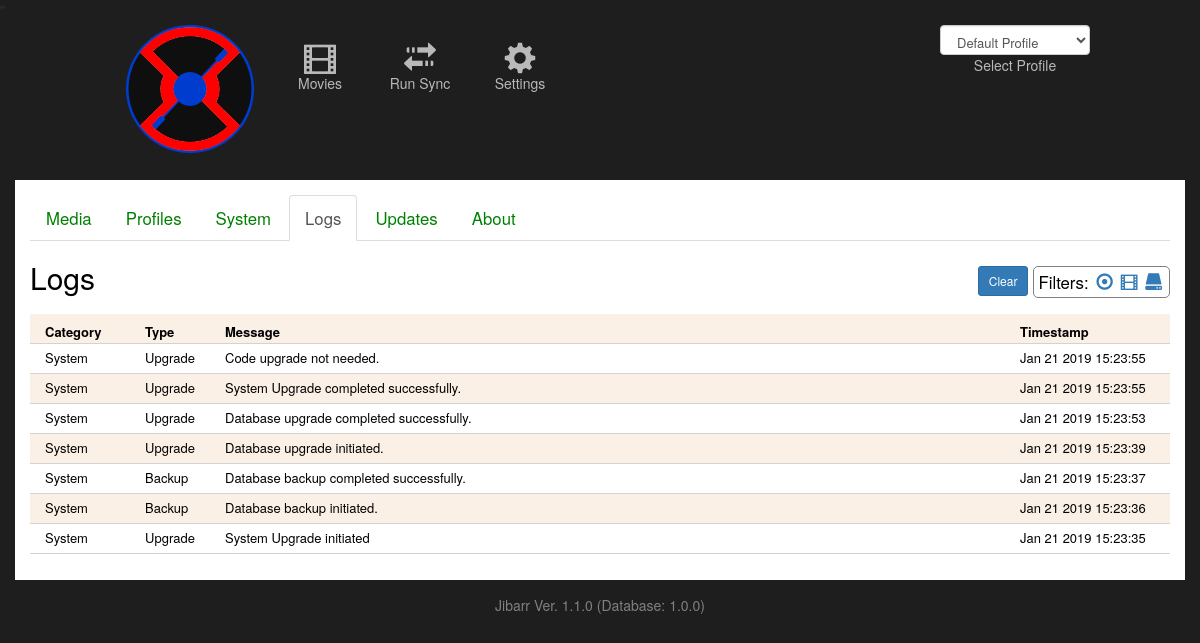
/jibarr/logs/, run on an earlier commit of the app's database.
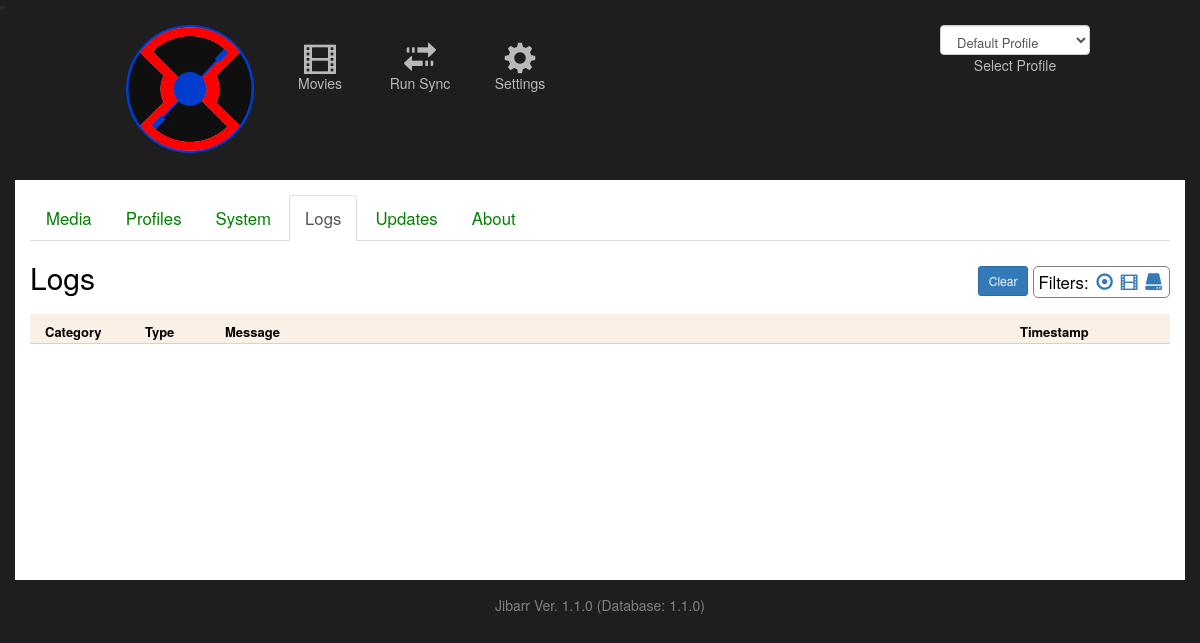
And on a later commit of the database.
### jibarr/models/logs.py (models this page shows)
class Logs(models.Model):
    id = models.AutoField(auto_created=True, primary_key=True, serialize=False, verbose_name='ID')
    log_type = models.CharField(max_length=25)
    log_message = models.CharField(max_length=2000)
    log_datetime = models.CharField(max_length=200)
    log_category = models.CharField(max_length=25)
    objects = models.Manager()
    class Meta:
        db_table = 'Jibarr_logs'

### jibarr/models/sitesettings.py (models this page shows, shortened)
class SiteSettings(models.Model):
    id = models.IntegerField(db_column='Id', auto_created=True, primary_key=True, serialize=False, verbose_name='ID')
    radarr_enabled = models.IntegerField(db_column='RADARR_Enabled', null=False)
    radarr_path =  models.TextField(db_column='RADARR_Path')
    radarr_apikey = models.TextField(db_column='RADARR_APIKey')
    radarr_last_sync = models.TextField(db_column='RADARR_Last_Sync')
    sonarr_enabled = models.IntegerField(db_column='SONARR_Enabled', null=False)
    sonarr_path =  models.TextField(db_column='SONARR_Path')
    sonarr_apikey = models.TextField(db_column='SONARR_APIKey')
    sonarr_last_sync = models.TextField(db_column='SONARR_Last_Sync')
    lidarr_enabled = models.IntegerField(db_column='LIDARR_Enabled', null=False)
    lidarr_path =  models.TextField(db_column='LIDARR_Path')
    lidarr_apikey = models.TextField(db_column='LIDARR_APIKey')
    lidarr_last_sync = models.TextField(db_column='LIDARR_Last_Sync')
    jibarr_version = models.TextField(db_column='Jibarr_Version')
    scheduler_enabled = models.IntegerField(db_column='Scheduler_Enabled')
    upgrades_enabled = models.IntegerField(db_column="Upgrades_Enabled")
    code_version = settings.CODE_VERSION
    objects = models.Manager()
    def checkVersion():
        sett = SiteSettings.objects.all()[:1].get()
        if sett.upgrades_enabled:
            "This does a version check against GitHub and the local system."
            newVersion = False
            CACHE_KEY_NEWVERSION = 'NEWVERSION'
            if cache.get(CACHE_KEY_NEWVERSION):
                newVersion = cache.get(CACHE_KEY_NEWVERSION)
            else:
                jcv = sett.code_version
                jdv = sett.jibarr_version
                try:
                    resp = urllib.request.urlopen('https://github.com/ExtensiveJS/Jibarr/wiki/Current-Versions')
                    html = resp.read()
                    htmlstr = html.decode('utf8')
                    htmlSplit = htmlstr.split("\n")
                    for line in htmlSplit:
                        if line.find('Jibarr_Code') > -1:
                            jcv = line.replace("<p>","").replace("Jibarr_Code: ", "").replace("<br>","")
                        if line.find('Jibarr_Database') > -1:
                            jdv = line.replace("</p>","").replace("Jibarr_Database: ", "").replace("<br>","")
                    resp.close()
                except:
                    pass
                if(jcv != sett.code_version):
                    newVersion = True
                if(jdv != sett.jibarr_version):
                    newVersion = True
                cache.set(CACHE_KEY_NEWVERSION,newVersion)
        else:
            newVersion = False
        return newVersion
    class Meta:
        managed = False
        db_table = 'Jibarr_settings'

### jibarr/views/logs.py (the view)
def logs(request):
    prof_id = 1
    try:
        prof_id = request.session["prof_id"]
    except KeyError:
        pass
    filterCriteria = "all"
    try:
        if(request.GET.get("filter")):
            if(request.GET.get("filter") == "Media"):
                filterCriteria = "Radarr"
            else:
                filterCriteria = request.GET.get("filter")
    except KeyError:
        pass
    system_settings = SiteSettings.objects.all()[:1].get()
    system_settings.newVersion = SiteSettings.checkVersion()
    prof_list = Profile.objects.all()
    if(filterCriteria=='all'):
        log_list = Logs.objects.all().order_by('-log_datetime')
    else:
        log_list = Logs.objects.all().order_by('-log_datetime').filter(log_category = filterCriteria)
    context = {
        'system_settings': system_settings,
        'log_list': log_list,
        'prof_list': prof_list,
        'prof_id': prof_id
    }
    template = loader.get_template("jibarr/logs.html")
    return HttpResponse(template.render(context, request))

### jibarr/templates/jibarr/logs.html (shortened to what this page needs)
{% extends "./base.html" %}
{% load static %}
{% block content %}
<div class='CONTAINER' style="font-size:larger;padding-bottom:20px;">
    <ul class="nav nav-tabs" style="margin-top:10px;">
        <li><a href="/jibarr/sitesettings">Media</a></li>
        <li><a href="/jibarr/profiles">Profiles</a></li>
        <li><a href="/jibarr/systemsettings">System</a></li>
        <li class="active"><a href="/jibarr/logs">Logs</a></li>
        <li><a href="/jibarr/updates">Updates</a></li>
        <li><a href="/jibarr/about">About</a></li>
    </ul>
    <div style="padding-bottom:10px;">
        <div style="float:right;">
            <div id="divFilters" style="margin-top:5px;float:right;border-radius:5px;border:1px solid grey;padding:3px 4px 3px 4px;">
                Filters:
                <a href="?filter=all"><i style="padding-left:3px;padding-right:3px;cursor:pointer;" class='glyphicon glyphicon-record' title='Show All' ></i></a>
                <a href="?filter=Media"><i style="padding-right:3px;cursor:pointer;" class='glyphicon glyphicon-film' title='Show Media Only'></i></a>
                <a href="?filter=System"><i style="padding-right:3px;cursor:pointer;" class='glyphicon glyphicon-hdd' title='Show System Only'></i></a>
            </div>
            <div style="float:right;padding:5px;">
                <button type="button" class="btn btn-primary btn-sm" onclick="clearLogs();">Clear</button>
            </div>
        </div>
        <h2>Logs </h2>
    </div>
    <div class="divRow" style="font-size:small;font-weight:bold;padding-left:15px;padding-top:9px;">
        <div style="float:left;width:100px;">Category</div>
        <div style="float:left;width:80px;">Type</div>
        <div style="float:left;">Message</div>
        <div style="float:right;width:150px;">Timestamp</div>
    </div>
    {% for var in log_list %}
    <div class="divRow" style="font-size:small;padding-left:15px;padding-top:5px;">
        <div style="float:left;width:100px;">{{ var.log_category }}</div>
        <div style="float:left;width:80px;">{{ var.log_type }}</div>
        <div style="float:left;">{{ var.log_message }}</div>
        <div style="float:right;width:150px;">{{ var.log_datetime }}</div>
    </div>
    {% endfor %}
</div>
{% endblock content %}

### jibarr/templates/jibarr/base.html (shortened to what this page needs)
{% load static %}
<html lang="en">
    <head>
        <link rel="stylesheet" type="text/css" href="{% static 'jibarr/styles.css' %}">
        <link rel="stylesheet" type="text/css" href="{% static 'jibarr/bootstrap-3.3.7-dist/css/bootstrap.css' %}">
        <link rel="stylesheet" href="{% static 'jibarr/jquery-ui-1.12.1/jquery-ui.css' %}">
        <link rel="stylesheet" type="text/css" href="{% static 'jibarr/jquery.toastmessage.css' %}">
    </head>
    <body style='background-color:#1F1E1E;margin:0px;'>
        <div style='position:relative;'>"
            <div style='margin:5px 110px auto 110px;height:155px;color:white;' class="HEADERMENU">
                <div style='width:160px;text-align:center;float:left;'><a href="/jibarr/"><img src="{% static 'jibarr/images/Jibarr_logo.png' %}"></a></div>
                {% if system_settings.radarr_enabled == 1 %}<a href="/jibarr/movies"><div class="HEADERITEM"><i class="glyphicon glyphicon-film" style="font-size:xx-large;"></i><br/>Movies</div></a>{% endif %}
                <a href="/jibarr/runsync"><div class="HEADERITEM"><i class="glyphicon glyphicon-transfer" style="font-size:xx-large;"></i><br/>Run Sync</div></a>
                <a href="/jibarr/sitesettings"><div class="HEADERITEM"><i class="glyphicon glyphicon-cog" style="font-size:xx-large;"></i><br/>Settings</div></a>
                <div style="float:right;width:150px;text-align:right;">
                    <select id="ddlProfiles" onchange="profileChanged();" class="form-control" style="height:30px;font-size:small;">
                        {% for prof in prof_list %}
                            <option value="{{ prof.id }}">{{ prof.profile_name }}</option>
                        {% endfor %}
                    </select>
                    <div style="text-align:center;color:#b9b9b9;">Select Profile</div>
                </div>
            </div>
            <div id="content">
                {% block content %}{% endblock %}
            </div>
        </div>
        <div style="padding-bottom:65px;padding-top:15px;text-align:center;color:grey;">Jibarr Ver. {{ system_settings.code_version }} (Database: {{ system_settings.jibarr_version }})</div>
    </body>
</html>

### jibarr/static/jibarr/styles.css (style rules this page uses)
li a { color: green; }
.CONTAINER { background-color:white;color:black;padding:5px;min-height:400px; }
.HEADERITEM { color:#b9b9b9;border-radius:10px;width:100px;text-align:center;float:left;padding:15px 10px 10px 10px;text-align:center;border:1px solid #1F1E1E; }
.divRow { height:30px;border-bottom:1px solid lightgrey; }
.divRow:nth-of-type(even) { background-color:linen; }

What changed in the data, as far as the page shows it:
removed Logs: log_category "System", log_type "Upgrade", log_message "Code upgrade not needed.", log_datetime "Jan 21 2019 15:23:55"
removed Logs: log_category "System", log_type "Upgrade", log_message "System Upgrade completed successfully.", log_datetime "Jan 21 2019 15:23:55"
removed Logs: log_category "System", log_type "Upgrade", log_message "Database upgrade completed successfully.", log_datetime "Jan 21 2019 15:23:53"
removed Logs: log_category "System", log_type "Upgrade", log_message "Database upgrade initiated.", log_datetime "Jan 21 2019 15:23:39"
removed Logs: log_category "System", log_type "Backup", log_message "Database backup completed successfully.", log_datetime "Jan 21 2019 15:23:37"
removed Logs: log_category "System", log_type "Backup", log_message "Database backup initiated.", log_datetime "Jan 21 2019 15:23:36"
removed Logs: log_category "System", log_type "Upgrade", log_message "System Upgrade initiated", log_datetime "Jan 21 2019 15:23:35"
changed SiteSettings: jibarr_version "1.0.0" → "1.1.0"
